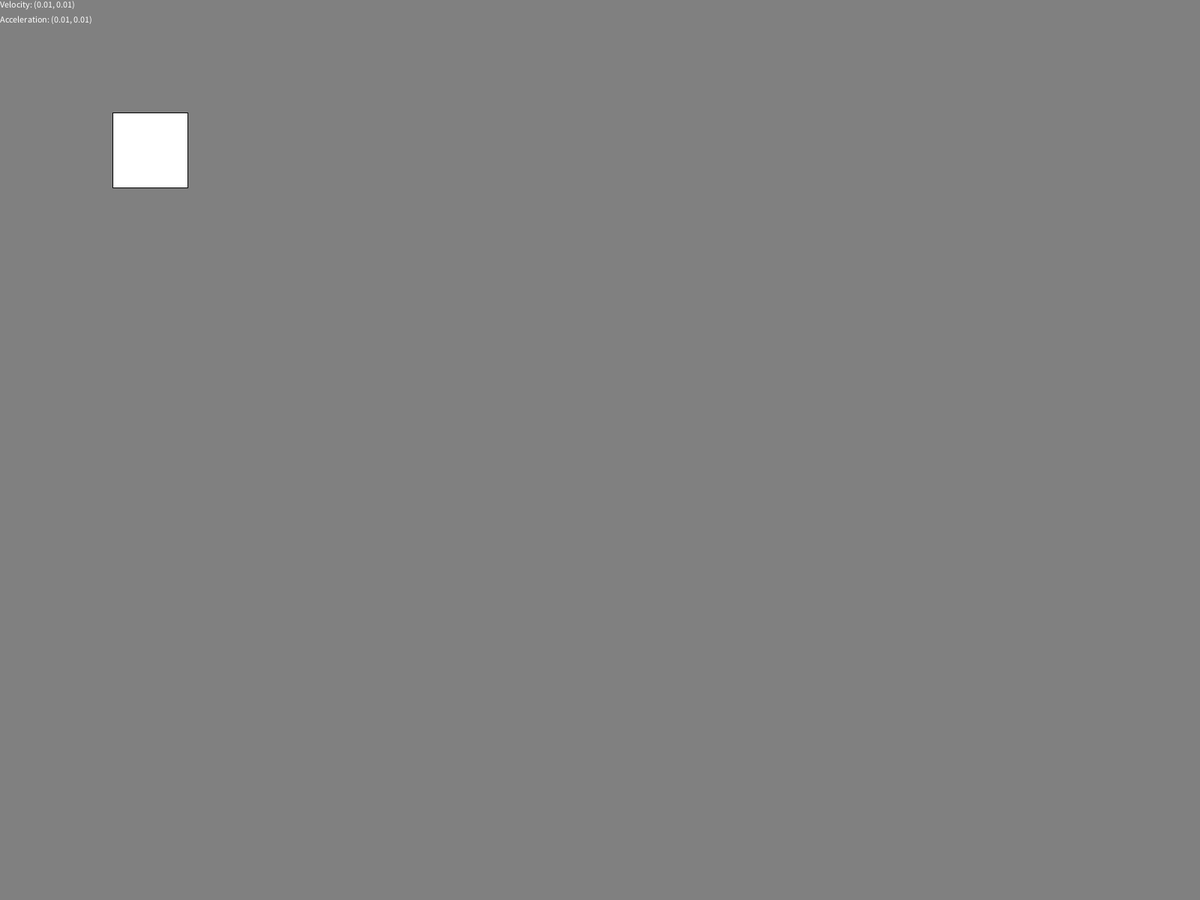
Frame 1 (no input)
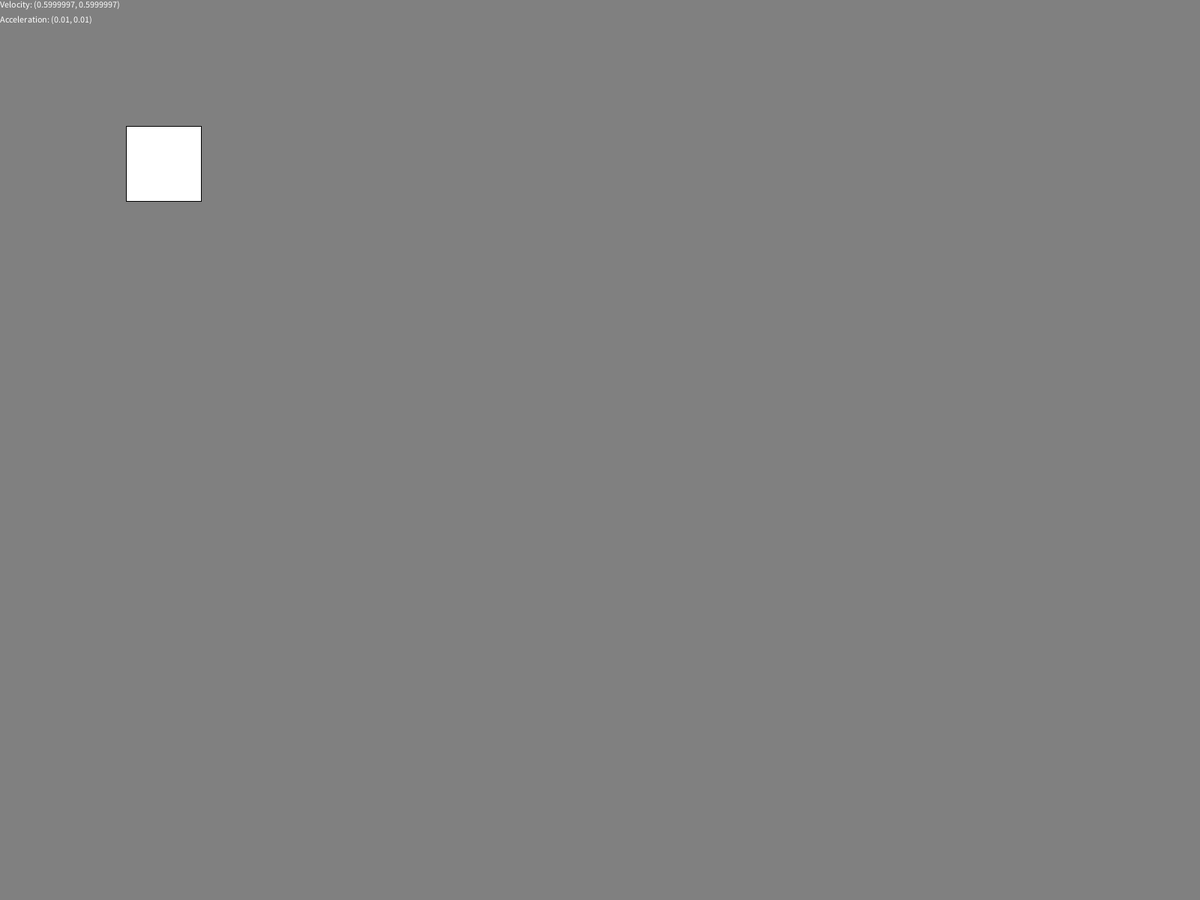
Frame 60 (the mouse pressed at the canvas centre just before this capture)
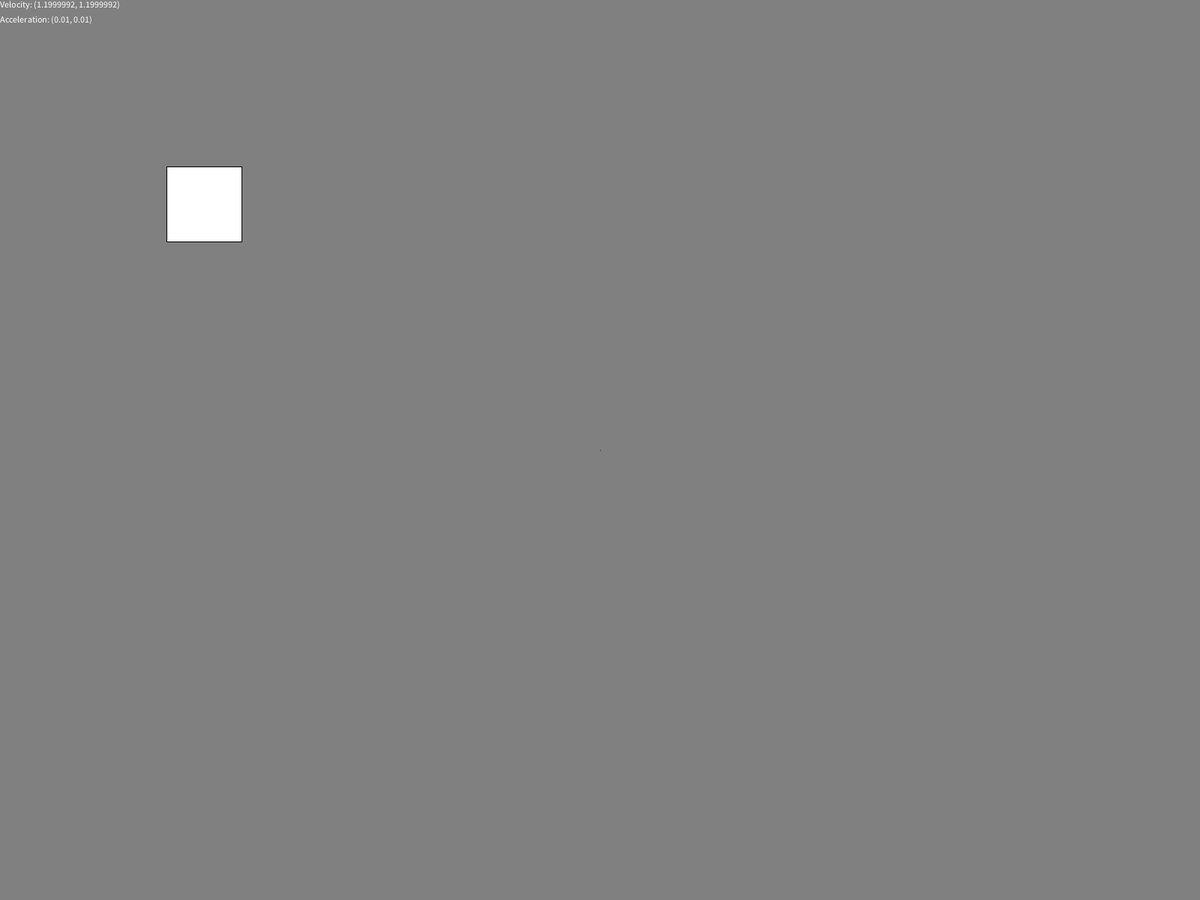
Frame 120 (the mouse held since frame 60 and released just before this capture)

The Processing sketch that drew these frames (run headless with seeded random() and noise(); from frame 60 on, the mouse is pressed at the canvas centre):

// Processing sketch: Velocity
// ── Velocity.pde
// Global vars: 
int xStart, yStart, xEnd, yEnd ;
PVector p, v, a ;

// Specify canvas size, initialise PVector variables
void setup() {
  fullScreen() ;
  p = new PVector(150, 150) ;
  v = new PVector(0, 0) ;
  a = new PVector(.01, .01) ;
}

// clear background, render object and textual desc
void draw() {
  background(128);
  if (mousePressed)
    line(xStart, yStart, mouseX, mouseY) ;
  v.add(a) ;
  p.add(v) ;
  rect(p.x, p.y, 100, 100) ;
  text("Velocity: ("+v.x+", "+v.y+")", 0, 10) ; 
  text("Acceleration: ("+a.x+", "+a.y+")", 0, 30) ;  
}

// When mouse is pressed, store x, y coords
void mousePressed() {
  xStart = mouseX ;
  yStart = mouseY ;
}

// When mouse is released create new vector relative to stored x, y coords
void mouseReleased() {
  xEnd = mouseX ;
  yEnd = mouseY ;
  a = new PVector((xEnd - xStart)/1000f, (yEnd - yStart)/1000f) ;
}
